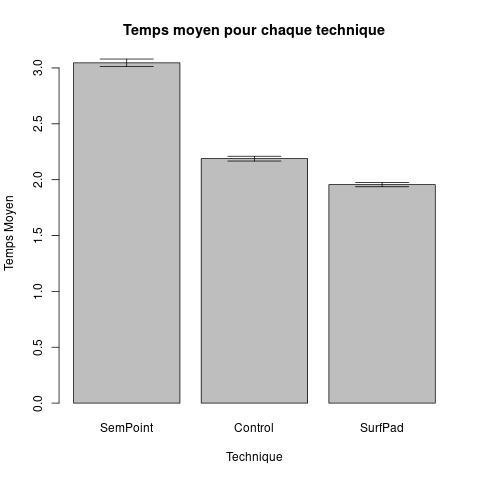

This chart was generated by the following R code:
library("gplots")

data = read.table("data.txt", header=TRUE, sep=",")

#q3
calcul_temps_moyen = function(dataframe, technique) {
  #participants=subset(dataframe,Technique==technique)
  #q6
  participants=subset(dataframe,Err==0 & Technique==technique)
  return(mean(participants[,"Time"]))
}


#q4
techniques = unique(data$Technique)
temps_moyens = sapply(techniques, calcul_temps_moyen, dataframe=data)

#q5
#barplot(temps_moyens, names.arg=techniques)

#q7
ci = function(vector) {
    return(1.96 * sd(vector) / sqrt(length(vector)))
}

calcul_intervalle_confiance = function(dataframe, technique) {
  participants=subset(dataframe,Err==0 & Technique==technique)
  return(ci(participants[,"Time"]))
}

intervalles_confiance = sapply(techniques, calcul_intervalle_confiance, dataframe=data)

temps_moyens_low = temps_moyens - (intervalles_confiance / 2)
temps_moyens_upp = temps_moyens + (intervalles_confiance / 2)

#q8
png(file="ex5.png")
barplot2(temps_moyens, names.arg=techniques, plot.ci=TRUE, main="Temps moyen pour chaque technique", xlab="Technique", ylab="Temps Moyen" ,ci.l=temps_moyens_low, ci.u=temps_moyens_upp)
dev.off()
